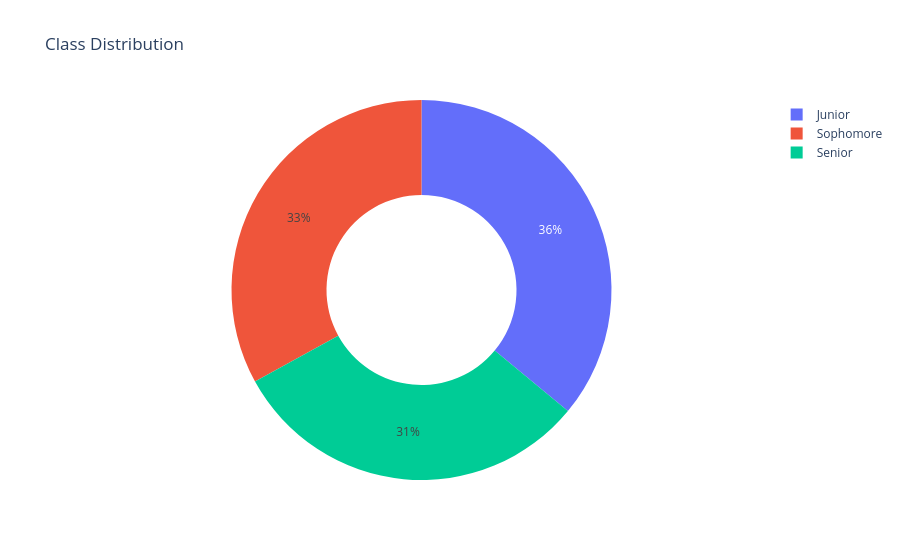

The notebook cell saved with this chart:
### Code cell
px.pie(student, names="class_name", hole=0.5, title="Class Distribution").show()

### Figure 1 — Plotly figure (JSON) as saved in the notebook; plotly's stock layout.template omitted (floating-point values rounded to 4 significant figures)
{"data": [{"domain": {"x": [0, 1], "y": [0, 1]}, "hole": 0.5, "hovertemplate": "class_name=%{label}<extra></extra>", "labels": ["Sophomore", "Senior", "Junior", "Sophomore", "Junior", "Sophomore", "Junior", "Junior", "Sophomore", "Sophomore", "Sophomore", "Senior", "Senior", "Junior", "Junior", "Senior", "Junior", "Sophomore", "Junior", "Sophomore", "Sophomore", "Junior", "Junior", "Junior", "Junior", "Senior", "Junior", "Senior", "Junior", "Sophomore", "Senior", "Senior", "Sophomore", "Junior", "Senior", "Junior", "Sophomore", "Senior", "Sophomore", "Junior", "Sophomore", "Sophomore", "Junior", "Sophomore", "Sophomore", "Junior", "Junior", "Senior", "Sophomore", "Junior", "Senior", "Sophomore", "Junior", "Senior", "Senior", "Junior", "Sophomore", "Senior", "Sophomore", "Junior", "Senior", "Senior", "Sophomore", "Senior", "Senior", "Sophomore", "Sophomore", "Junior", "Junior", "Senior", "Senior", "Sophomore", "Junior", "Senior", "Sophomore", "Sophomore", "Sophomore", "Junior", "Senior", "Junior", "Sophomore", "Junior", "Sophomore", "Senior", "Junior", "Sophomore", "Senior", "Senior", "Junior", "Senior", "Junior", "Sophomore", "Senior", "Senior", "Junior", "Junior", "Sophomore", "Junior", "Senior", "Senior"], "legendgroup": "", "name": "", "showlegend": true, "type": "pie"}], "layout": {"legend": {"tracegroupgap": 0}, "title": {"text": "Class Distribution"}}}
